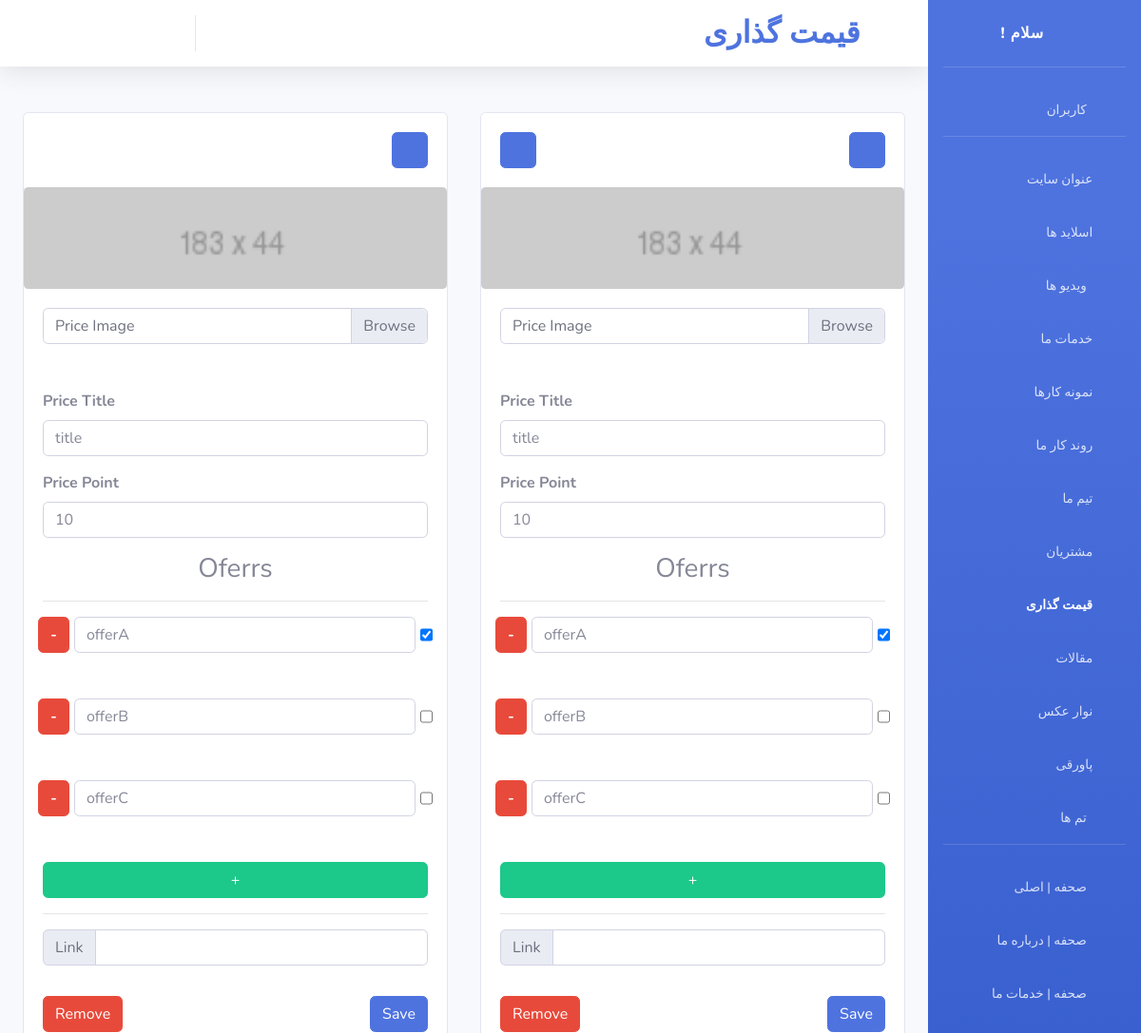
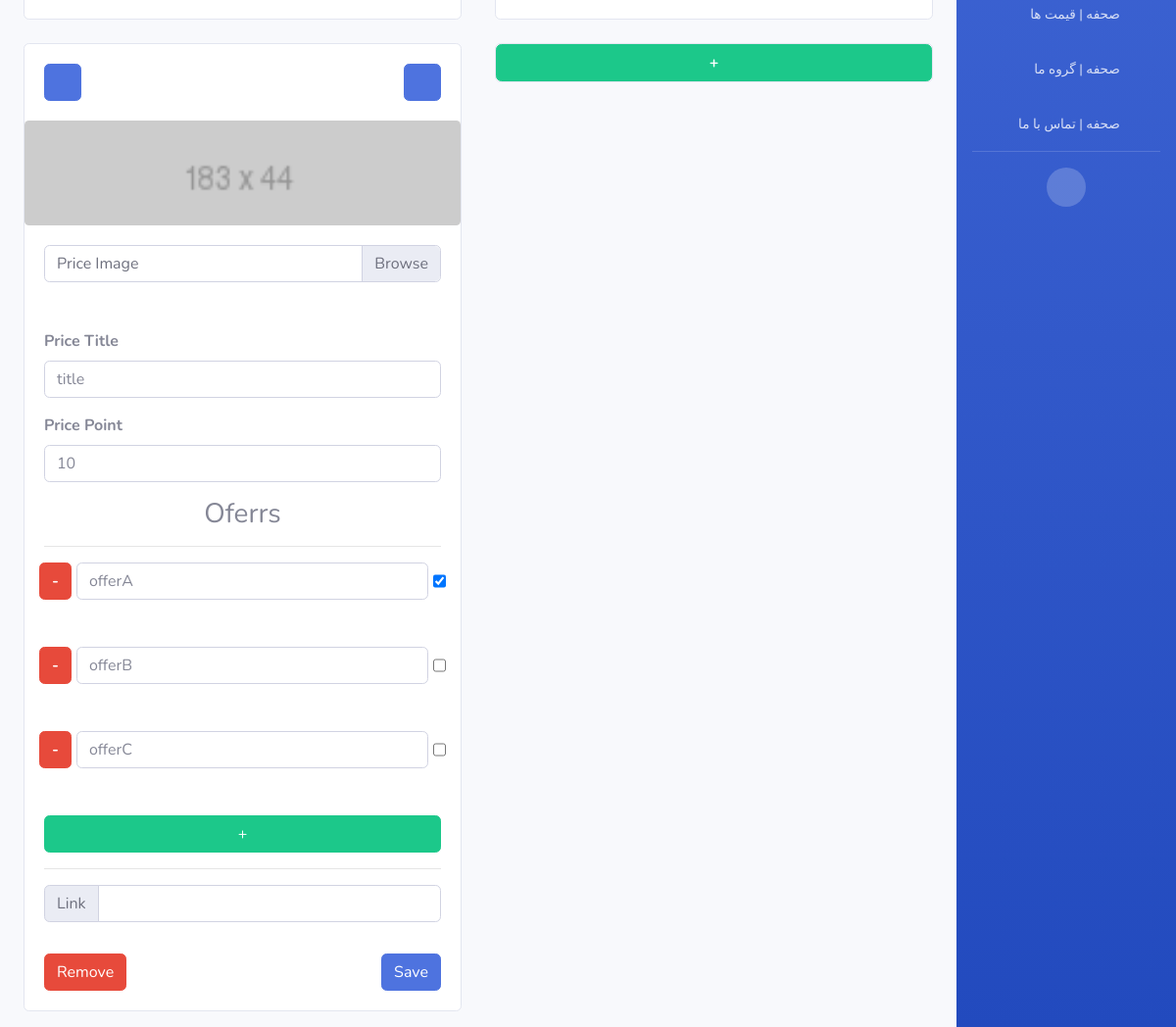
Screenshot of /control_panel/site/our-pricing/ (signed in) with the database file from the repository (2 pictures, top to bottom).
### control_panel/models.py (models this page shows)
class our_pricing(models.Model):
	img=models.ImageField(upload_to='our_pricing/img/',
						  default='our_pricing/img/default/default.png',
						  blank=True)
	title=models.CharField(max_length=100)
	price=models.CharField(max_length=100)
	offers=models.TextField(blank=True)
	link=models.URLField(blank=True)
	objects=ourPricingManager()

### control_panel/views.py (the view, shortened to what this page needs)
# urls.py: path('site/our-pricing/',views.our_pricing_,
def our_pricing_(request):
	if not request.user.is_staff:
		return redirect('/')
	messages=list()
	prices=our_pricing.objects.all()
	for i in range(len(prices)):
		offers=list()
		_str=prices[i].offers.split(',')
		for s in _str:
			offer={
				'name':s.split(':')[0],
				'val':s.split(':')[1]
				}
			offers.append(offer)
		prices[i].offers=offers
	return render(request,'control_panel/our-pricing.html',
				  {
					  'messages':messages,
					  'prices':prices,
					  'page_name':'pricing'
					  })

### templates/control_panel/our-pricing.html (shortened to what this page needs)
{% load static %}
<!DOCTYPE html>
<html lang="en">
<head>
	<link href="{% static 'cpanel/vendor/fontawesome-free/css/all.min.css' %}" rel="stylesheet" type="text/css">
	<link href="{% static 'cpanel/css/sb-admin-2.min.css' %}" rel="stylesheet">
	<link href="{% static 'cpanel/css/bootstrap-toggle.min.css' %}" rel="stylesheet">
</head>
<body id="page-top">
<div id="wrapper">
	<div id="content-wrapper" class="d-flex flex-column">
		<div id="content">
			<nav class="navbar navbar-expand navbar-light bg-white topbar mb-4 static-top shadow">
				<ul class="navbar-nav ml-auto">
					<li class="nav-item d-none d-sm-block dropdown no-arrow mx-1">
						<a class="nav-link dropdown-toggle" data-toggle="modal" data-target="#logoutModal" href="">
							<i class="fas fa-sign-out-alt fa-sm fa-fw mr-2 text-gray-400"></i>
						</a>
					</li>
					<li class="nav-item d-none d-sm-block dropdown no-arrow mx-1">
						<a class="nav-link dropdown-toggle" href="#">
							<i class="fas fa-envelope fa-sm fa-fw mr-2 text-gray-400"></i>
						</a>
					</li>
					<li class="nav-item d-none d-sm-block dropdown no-arrow mx-1">
						<a class="nav-link dropdown-toggle" href="/control_panel/auth/users/{{ user.id }}/change/">
							<i class="fas fa-user-tie fa-sm fa-fw mr-2 text-gray-400"></i>
						</a>
					</li>
					<li class="nav-item dropdown no-arrow mx-1">
						<a class="nav-link dropdown-toggle" href="/">
							<i class="fas fa-eye fa-sm fa-fw mr-2 text-gray-400"></i>
						</a>
					</li>
				</ul>
				<h2 class="m-0 mr-2 d-none d-sm-block font-weight-bold text-primary">قیمت گذاری</h2>
				<h1 class="fas d-none d-sm-block fa-dollar-sign mr-3 font-weight-bold text-primary"></h1>
			</nav>
			<div class="container-fluid">
				<div class="card-deck mb-3">
					<div class="form-row">
						{% for price in prices %}
							<div class="mt-4 col-lg-6 col-lg-6">
								<div class="card card-deck">
									<div class="card-body d-none d-lg-block">
										<form method="POST">
											{% if forloop.counter != work_process|length %}
												<button style="float: right;" class="btn btn-primary"
														value="{{ price.id }}" type="submit"
														name="m-d"><a class="fa fa-angle-right"></a>
												</button>
											{% endif %}
											{% if forloop.counter != 1 %}
												<button class="btn btn-primary"
														value="{{ price.id }}" type="submit"
														name="m-u"><a class="fa fa-angle-left"></a>
												</button>
											{% endif %}
										</form>
									</div>
									<img class="card-img" src="{{ price.img.url }}"
										 alt="Card image cap">
									<div class="card-body">
										<form method="POST" enctype="multipart/form-data">
											<div class="input-group mb-5">
												<div class="custom-file">
													<label class="custom-file-label"
														   for="inputGroupFile01">Price Image</label>
												</div>
											</div>
											<div class="form-row">
												<div class="col">
													<div class="form-group"><label><strong>Price
																						   Title</strong></label><input
															class="form-control" type="text"
															placeholder="{{ price.title }}"
															name="title">
													</div>
													<div class="form-group mb-3"><label><strong>Price
																								Point</strong></label><input
															class="form-control" type="text"
															placeholder="{{ price.price }}"
															name="price">
													</div>
													<div class="text-center">
														<h3>Oferrs</h3>
														<hr class="sidebar-divider">
													</div>
													{% for offer in price.offers %}
														<div class="form-row mb-5">
															<button type="submit" class="btn btn-danger"
																	name="remove-offer"
																	value="{{ forloop.counter0 }}">
																<strong>-</strong></button>
															<div class="col">
																<input
																		class="form-control" type="text"
																		placeholder="{{ offer.name }}"
																		name="offer{{ forloop.counter }}">
															</div>
															<input type="checkbox" data-toggle="toggle"
																   data-on="<i class='fa fa-check'></i>"
																   data-off="<i class='fa fa-times'></i>"
																   data-onstyle="success" data-offstyle="secondary"
																   {% if offer.val == "True" %}checked{% endif %}
																   name="offer_val{{ forloop.counter }}">
														</div>
													{% endfor %}
													<button type="submit" class="btn btn-success btn-block"
															name="Add-offer">+
													</button>
													<hr class="sidebar-divider">
													<div class="input-group mb-3">
														<div class="input-group-prepend">
														<span class="input-group-text"
															  id="basic-addon1">Link</span>
														</div>
														<input type="text" class="form-control"
															   placeholder="{{ price.link }}"
															   aria-describedby="basic-addon1"
															   name="link">
													</div>
												</div>
											</div>
											<button style="float: right;" class="btn btn-primary mt-3"
													value="{{ price.id }}" type="submit"
													name="save">Save
											</button>
											<button class="btn btn-danger  mt-3"
													value="{{ price.id }}" type="submit"
													name="remove">Remove
											</button>
										</form>
									</div>
								</div>
							</div>
						{% endfor %}
						<div class="mt-4 col-lg-6 col-lg-6">
							<div class="card">
								<form method="POST">
									<button type="submit" style="width:100%; height:100%"
											class="btn btn-success"
											name="Add-new"><strong>+</strong>
									</button>
								</form>
							</div>
						</div>
					</div>
				</div>
			</div>
		</div>
	</div>
	<ul class="navbar-nav bg-gradient-primary sidebar sidebar-dark accordion" id="accordionSidebar">
		<a class="sidebar-brand d-flex align-items-center justify-content-center" href="/control_panel/">
			<div class="sidebar-brand-text mx-3">! سلام<sup></sup></div>
			<div class="sidebar-brand-icon rotate-n-15">
				<i class="fas fa-laugh-wink"></i>
			</div>
		</a>
		<hr class="sidebar-divider">
		<li class="nav-item">
			<a class="nav-link" href="/control_panel/auth/users/">
				<span class="collapse collapsing">کاربران</span>
				<i class="fas fa-fw fa-user-cog"></i>
			</a>
		</li>
		<hr class="sidebar-divider">
		<li class="nav-item">
			<a class="nav-link" href="/control_panel/site/site-title/">
				<span class="collapse collapsing">عنوان سایت</span>
				<i class="fa fa-window-maximize"></i>
			</a>
		</li>
		<li class="nav-item">
			<a class="nav-link" href="/control_panel/site/slideshow/">
				<span class="collapse collapsing">اسلاید ها</span>
				<i class="fa fa-object-ungroup"></i>
			</a>
		</li>
		<li class="nav-item">
			<a class="nav-link" href="/control_panel/site/video/">
				<span class="collapse collapsing">ویدیو ها</span>
				<i class="fas fa-fw fa-film"></i>
			</a>
		</li>
		<li class="nav-item">
			<a class="nav-link" href="/control_panel/site/our-services/">
				<span class="collapse collapsing">خدمات ما</span>
				<i class="fa fa-wrench"></i>
			</a>
		</li>
		<li class="nav-item">
			<a class="nav-link" href="/control_panel/site/work-samples/">
				<span class="collapse collapsing">نمونه کارها</span>
				<i class="fa fa-laptop-code"></i>
			</a>
		</li>
		<li class="nav-item">
			<a class="nav-link" href="/control_panel/site/work-process/">
				<span class="collapse collapsing">روند کار ما</span>
				<i class="fa fa-check-double"></i>
			</a>
		</li>
		<li class="nav-item">
			<a class="nav-link" href="/control_panel/site/our-team/">
				<span class="collapse collapsing">تیم ما</span>
				<i class="fa fa-users"></i>
			</a>
		</li>
		<li class="nav-item">
			<a class="nav-link" href="/control_panel/site/our-customers/">
				<span class="collapse collapsing">مشتریان</span>
				<i class="fa fa-user-tag"></i>
			</a>
		</li>
		<li class="nav-item active">
			<a class="nav-link" href="/control_panel/site/our-pricing/">
				<span class="collapse collapsing">قیمت گذاری</span>
				<i class="fa fa-dollar-sign"></i>
			</a>
		</li>
		<li class="nav-item">
			<a class="nav-link" href="/control_panel/site/our-news/">
				<span class="collapse collapsing">مقالات</span>
				<i class="fa fa-newspaper"></i>
			</a>
		</li>
		<li class="nav-item">
			<a class="nav-link" href="/control_panel/site/img-array/">
				<span class="collapse collapsing">نوار عکس</span>
				<i class="fas fa-image"></i>
			</a>
		</li>
		<li class="nav-item">
			<a class="nav-link" href="/control_panel/site/footer/">
				<span class="collapse collapsing">پاورقی</span>
				<i class="fas fa-digital-tachograph"></i>
			</a>
		</li>
		<li class="nav-item">
			<a class="nav-link" href="/control_panel/site/themes/">
				<span class="collapse collapsing">تم ها</span>
				<i class="fas fa-fw fa-brush"></i>
			</a>
		</li>
		<hr class="sidebar-divider">
		<li class="nav-item">
			<a class="nav-link" href="/control_panel/page_edit/index/">
				<span class="collapse collapsing">صحفه | اصلی</span>
				<i class="fas fa-fw fa-square"></i>
			</a>
		</li>
		<li class="nav-item">
			<a class="nav-link" href="/control_panel/page_edit/about_us/">
				<span class="collapse collapsing">صحفه | درباره ما</span>
				<i class="fas fa-fw fa-square"></i>
			</a>
		</li>
		<li class="nav-item">
			<a class="nav-link" href="/control_panel/page_edit/our_services/">
				<span class="collapse collapsing">صحفه | خدمات ما</span>
				<i class="fas fa-fw fa-square"></i>
			</a>
		</li>
		<li class="nav-item">
			<a class="nav-link" href="/control_panel/page_edit/our_pricing/">
				<span class="collapse collapsing">صحفه | قیمت ها</span>
				<i class="fas fa-fw fa-square"></i>
			</a>
		</li>
		<li class="nav-item">
			<a class="nav-link" href="/control_panel/page_edit/our_team/">
				<span class="collapse collapsing">صحفه | گروه ما</span>
				<i class="fas fa-fw fa-square"></i>
			</a>
		</li>
		<li class="nav-item">
			<a class="nav-link" href="/control_panel/page_edit/contact_us/">
				<span class="collapse collapsing">صحفه | تماس با ما</span>
				<i class="fas fa-fw fa-square"></i>
			</a>
		</li>
		<hr class="sidebar-divider d-none d-md-block">
		<div class="text-center d-none d-md-inline">
			<button class="rounded-circle border-0" id="sidebarToggle"></button>
		</div>
	</ul>
</div>
</body>
</html>

### rows the page displays
our_pricing: {{ price.id }} 1 (drawn), img (placeholder picture), title "title", price "10", name "offerA" "offerB" "offerC"
our_pricing: {{ price.id }} 2 (drawn), img (placeholder picture), title "title", price "10", name "offerA" "offerB" "offerC"
our_pricing: {{ price.id }} 3 (drawn), img (placeholder picture), title "title", price "10", name "offerA" "offerB" "offerC"
